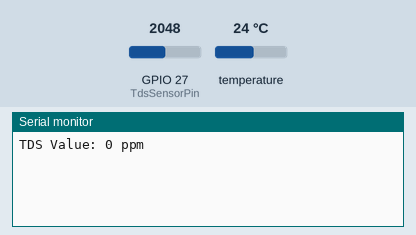
Recording of a sketch running on a simulated ESP32. On the bench: the last lines printed to the serial monitor. The test bench sets the inputs (shaded band); at power-on: temperature 24 °C, GPIO 27 (TdsSensorPin) = 2048. WiFi joins after 1.5 s; servers stay silent unless stated.

Above: at 3.0 s.
3.1 s: temperature set to 12 °C
At 3.8 s:
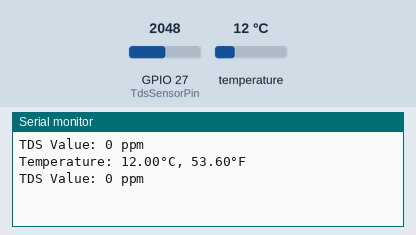
5.6 s: temperature set to 19 °C
At 6.4 s:
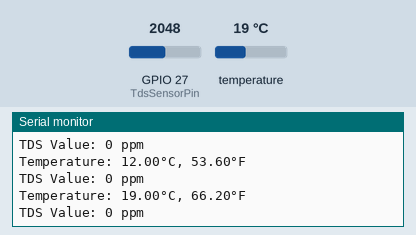

The sketch:

Codigo_Temp_TDS_Blynk.ino
```cpp
// Definições do Blynk (devem ser definidas antes de incluir as bibliotecas)
#define BLYNK_TEMPLATE_ID "TMPL2vsilmRLW"
#define BLYNK_TEMPLATE_NAME "Quickstart Template"
#define BLYNK_AUTH_TOKEN "8_YjHIH1iab4o2l3hAD4znpiI8SJTpsE"

// Comente isso para desativar prints e economizar espaço
#define BLYNK_PRINT Serial

// Inclusão das bibliotecas necessárias
#include <WiFi.h>
#include <WiFiClient.h>
#include <BlynkSimpleEsp32.h>

// Suas credenciais WiFi. Defina a senha como "" para redes abertas.
char ssid[] = "Pedro";
char pass[] = "pague_agora";


#include <OneWire.h>
#include <DallasTemperature.h>

// GPIO onde o DS18B20 está conectado
const int oneWireBus = 25;

// Setup de uma instância oneWire para comunicar com dispositivos OneWire
OneWire oneWire(oneWireBus);

// Passar a referência oneWire para o sensor de temperatura Dallas
DallasTemperature sensors(&oneWire);

#define TdsSensorPin 27
#define VREF 3.3              // referência de voltagem analógica(Volt) do ADC
#define SCOUNT  30            // soma de pontos de amostra

int analogBuffer[SCOUNT];     // armazena o valor analógico no array, lido do ADC
int analogBufferTemp[SCOUNT];
int analogBufferIndex = 0;
int copyIndex = 0;

float averageVoltage = 0;
float tdsValue = 0;
float temperature = 25;       // temperatura atual para compensação

// algoritmo de filtro mediano
int getMedianNum(int bArray[], int iFilterLen){
  int bTab[iFilterLen];
  for (byte i = 0; i<iFilterLen; i++)
  bTab[i] = bArray[i];
  int i, j, bTemp;
  for (j = 0; j < iFilterLen - 1; j++) {
    for (i = 0; i < iFilterLen - j - 1; i++) {
      if (bTab[i] > bTab[i + 1]) {
        bTemp = bTab[i];
        bTab[i] = bTab[i + 1];
        bTab[i + 1] = bTemp;
      }
    }
  }
  if ((iFilterLen & 1) > 0){
    bTemp = bTab[(iFilterLen - 1) / 2];
  }
  else {
    bTemp = (bTab[iFilterLen / 2] + bTab[iFilterLen / 2 - 1]) / 2;
  }
  return bTemp;
}

void setup() {
  Serial.begin(115200); // Inicializa a comunicação serial a 115200 bps
  Blynk.begin(BLYNK_AUTH_TOKEN, ssid, pass); // Conecta ao Blynk usando as credenciais fornecidas
  pinMode(TdsSensorPin, INPUT);
  sensors.begin();
}

void loop(){
  Blynk.run(); // Mantém a conexão com o Blynk
  static unsigned long analogSampleTimepoint = millis();
  if(millis()-analogSampleTimepoint > 40U){     // a cada 40 milissegundos, leia o valor analógico do ADC
    analogSampleTimepoint = millis();
    analogBuffer[analogBufferIndex] = analogRead(TdsSensorPin);    // leia o valor analógico e armazene no buffer
    analogBufferIndex++;
    if(analogBufferIndex == SCOUNT){
      analogBufferIndex = 0;
    }
  }

  static unsigned long printTimepoint = millis();
  if(millis()-printTimepoint > 800U){
    printTimepoint = millis();
    for(copyIndex=0; copyIndex<SCOUNT; copyIndex++){
      analogBufferTemp[copyIndex] = analogBuffer[copyIndex];

      // leia o valor analógico de forma mais estável pelo algoritmo de filtragem mediana e converta para valor de voltagem
      averageVoltage = getMedianNum(analogBufferTemp,SCOUNT) * (float)VREF / 4096.0;

      // fórmula de compensação de temperatura: fResultadoFinal(25^C) = fResultadoFinal(atual)/(1.0+0.02*(fTP-25.0));
      float coeficienteDeCompensacao = 1.0+0.02*(temperature-25.0);
      // compensação de temperatura
      float voltagemCompensada = averageVoltage / coeficienteDeCompensacao;

      // converta o valor de voltagem para valor de TDS
      tdsValue=(133.42*voltagemCompensada*voltagemCompensada*voltagemCompensada - 255.86*voltagemCompensada*voltagemCompensada + 857.39*voltagemCompensada)*0.5;

      // Imprima o valor de TDS
      Serial.print("TDS Value: ");
      Serial.print(tdsValue, 0);
      Serial.println(" ppm");

      // Solicita as temperaturas e as imprime obs: Temp ºF será lida mas não será disponibilizada ao usuario final.
      sensors.requestTemperatures();
      float temperatureC = sensors.getTempCByIndex(0);
      float temperatureF = sensors.getTempFByIndex(0);
      Serial.print("Temperature: ");
      Serial.print(temperatureC);
      Serial.print("°C, ");
      Serial.print(temperatureF);
      Serial.println("°F");


      Blynk.virtualWrite(V4, temperatureC); // Envia a frequência cardíaca ao Blynk
  Blynk.virtualWrite(V5, tdsValue); // Envia a velocidade ao Blynk
    }
  }
}
```

Measured:
- after the input at 3.1 s, the serial monitor: prints a new line after 0.30 s (image 1)
- after the input at 5.6 s, the serial monitor: prints a new line after 0.13 s (image 2)
